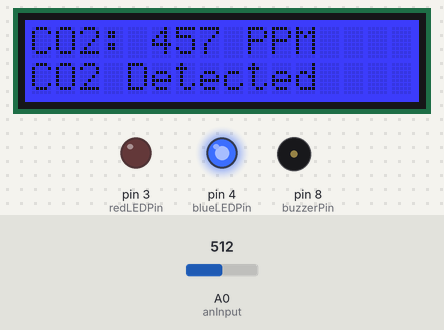
Recording of a sketch running on a simulated Arduino Uno, built with avr-gcc and run on an emulated ATmega328P. On the bench: 16×2 character LCD, output pins drawn as LEDs (lit = HIGH), buzzer (waves = sounding, pin HIGH). The test bench sets the inputs (shaded band); at power-on: A0 (anInput) = 512. What the sketch prints to the serial monitor is not drawn.

Above: at 4.7 s.
4.8 s: A0 (anInput) set to 716
At 7.1 s:
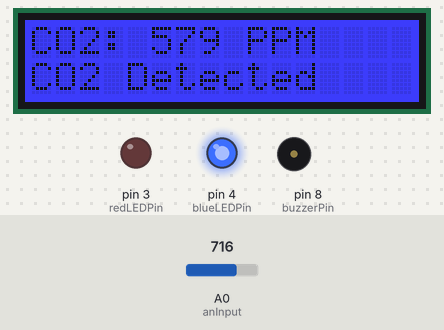
7.6 s: A0 (anInput) set to 900
At 8.5 s:
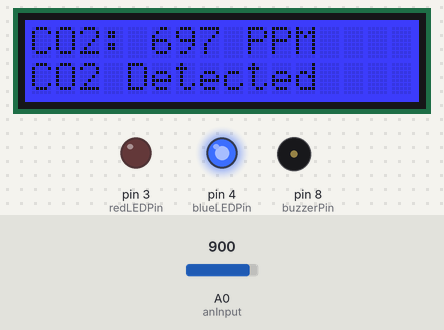
10.6 s: A0 (anInput) set to 1010
At 13.6 s:
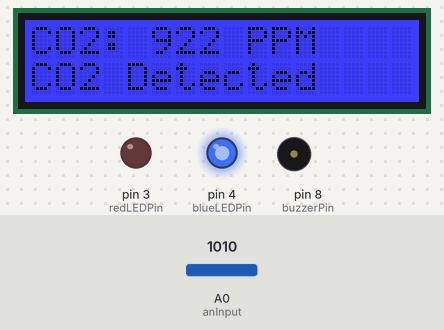
Timing chart, 0 to 15.1 s (numbered marks = the images above; inputs shaded):
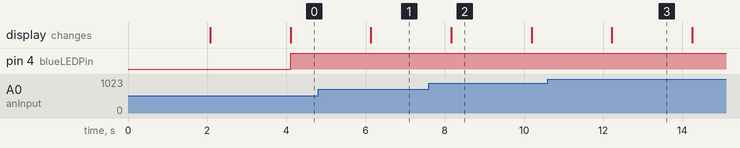

The sketch:

finals_exam_chem_code.ino
```cpp
#include <Wire.h>
#include "rgb_lcd.h"

#define anInput     A0  // MQ135 sensor analog pin
#define co2Zero     55  // Calibration value for CO2
#define buzzerPin   8   // Buzzer connected to pin 8
#define redLEDPin   3   // Red LED connected to pin 3 for high CO2
#define blueLEDPin 4   // Green LED connected to pin 4 for low CO2
#define threshold   1000 // Threshold for CO2 level to activate buzzer
#define highThreshold 1000 // High CO2 level threshold for red LED

rgb_lcd lcd;

void setup() {
  pinMode(anInput, INPUT);
  pinMode(buzzerPin, OUTPUT);  // Set buzzer pin as output
  pinMode(redLEDPin, OUTPUT);  // Set red LED pin as output
  pinMode(blueLEDPin, OUTPUT);  // Set green LED pin as output
  Serial.begin(9600);

  lcd.begin(16, 2);  // Initialize the LCD (16x2)
  lcd.setRGB(0, 0, 255);  // Set background color to blue
  lcd.print("CO2 Monitor");
  delay(2000);
  lcd.clear();
}

void loop() {
  int co2now[10];
  int co2raw = 0;
  int co2ppm = 0;
  int co2Sum = 0;

  for (int x = 0; x < 10; x++) {
    co2now[x] = analogRead(anInput);
    delay(200);
  }

  for (int x = 0; x < 10; x++) {
    co2Sum += co2now[x];
  }

  co2raw = co2Sum / 10;
  co2ppm = co2raw - co2Zero;

  Serial.print("AirQuality=");
  Serial.print(co2ppm);
  Serial.println(" PPM");

  // Display CO2 reading on the LCD
  lcd.clear();
  lcd.setCursor(0, 0);  // First line
  lcd.print("CO2: ");
  lcd.print(co2ppm);
  lcd.print(" PPM");

  lcd.setCursor(0, 1);  // Second line
  lcd.print("CO2 Detected");

  // Activate buzzer if CO2 level exceeds threshold
  if (co2ppm > threshold) {
    digitalWrite(buzzerPin, HIGH);  // Turn on buzzer
  } else {
    digitalWrite(buzzerPin, LOW);   // Turn off buzzer
  }

  // Control LED lights based on CO2 levels
  if (co2ppm > highThreshold) {
    digitalWrite(redLEDPin, HIGH);  // Turn on red LED for high CO2
    digitalWrite(blueLEDPin, LOW); // Turn off green LED
  } else if (co2ppm < threshold) {
    digitalWrite(blueLEDPin, HIGH);  // Turn on green LED for low CO2
    digitalWrite(redLEDPin, LOW);     // Turn off red LED
  } else {
    // If CO2 level is between the threshold (400 PPM) and highThreshold (700 PPM)
    digitalWrite(redLEDPin, LOW);    // Ensure red LED is off
    digitalWrite(blueLEDPin, LOW);  // Ensure green LED is off
  }
}
```

Measured:
- after the input at 4.8 s, the display: changes after 1.3 s (image 1)
- after the input at 7.6 s, the display: changes after 0.56 s (image 2)
- after the input at 10.6 s, the display: changes after 1.6 s (image 3)
- what the display in image 2 shows lasts 2.0 s, from 8.2 s to 10.2 s
